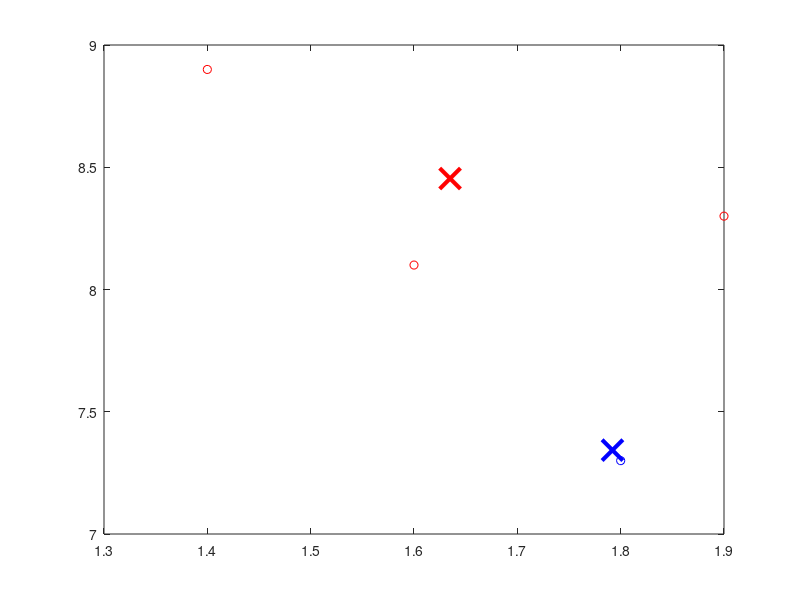

Here is the MATLAB script that generated this plot:
% ###################################################################
% ####                                                            ###
% ####       AEEM 6096: Spring 2015 - Kmeans                      ###
% ####                   Kelly_Kmeans.m                           ###
% ####                                                            ###
% ###################################################################

clc
clf 
clear all

options = [NaN 50 0.0001 0];
X = [1.4 8.9; 1.6 8.1; 1.8 7.3; 1.9 8.3];

[centers, U, objFun] = fcm(X, 2, options);

% ------------------------------------------ print centers
centers

% ------------------------------------------ print membership grades
U

% ------------------------------------------ plot objective function
plot(objFun)

maxU = max(U);
index1 = find(U(1,:) == maxU);
index2 = find(U(2,:) == maxU);

% ------------------------------------------ plot the clusters
plot(X(index1,1),X(index1,2),'ob')
hold on
plot(X(index2,1),X(index2,2),'or')
plot(centers(1,1),centers(1,2),'xb','MarkerSize',15,'LineWidth',3)
plot(centers(2,1),centers(2,2),'xr','MarkerSize',15,'LineWidth',3)
hold off